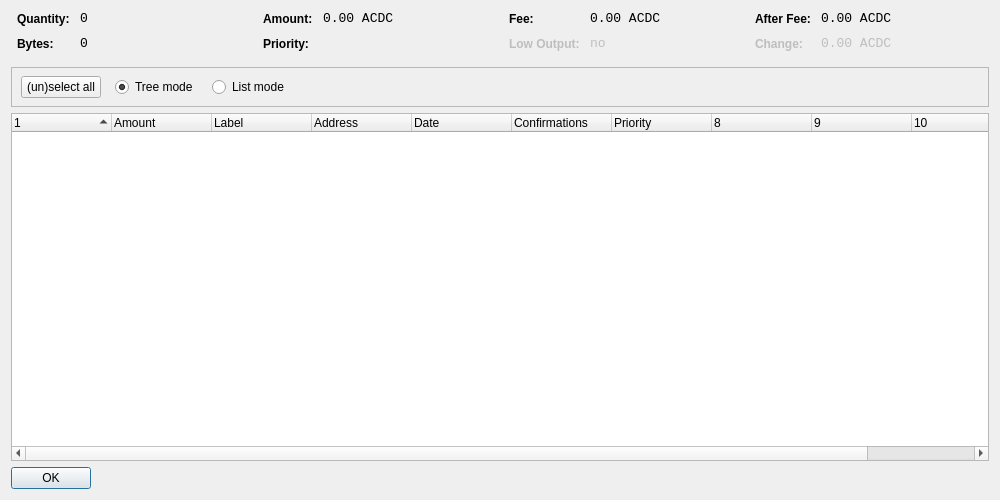
<?xml version="1.0" encoding="UTF-8"?>
<ui version="4.0">
 <class>CoinControlDialog</class>
 <widget class="QDialog" name="CoinControlDialog">
  <property name="geometry">
   <rect>
    <x>0</x>
    <y>0</y>
    <width>1000</width>
    <height>500</height>
   </rect>
  </property>
  <property name="windowTitle">
   <string>Coin Control</string>
  </property>
  <layout class="QVBoxLayout" name="verticalLayout">
   <item>
    <layout class="QHBoxLayout" name="horizontalLayoutTop" stretch="0,0,0,0">
     <property name="topMargin">
      <number>0</number>
     </property>
     <property name="bottomMargin">
      <number>10</number>
     </property>
     <item>
      <layout class="QFormLayout" name="formLayoutCoinControl1">
       <property name="horizontalSpacing">
        <number>10</number>
       </property>
       <property name="verticalSpacing">
        <number>10</number>
       </property>
       <property name="leftMargin">
        <number>6</number>
       </property>
       <property name="rightMargin">
        <number>6</number>
       </property>
       <item row="0" column="0">
        <widget class="QLabel" name="labelCoinControlQuantityText">
         <property name="styleSheet">
          <string notr="true">font-weight:bold;</string>
         </property>
         <property name="text">
          <string>Quantity:</string>
         </property>
        </widget>
       </item>
       <item row="0" column="1">
        <widget class="QLabel" name="labelCoinControlQuantity">
         <property name="font">
          <font>
           <family>Monospace</family>
           <pointsize>10</pointsize>
          </font>
         </property>
         <property name="cursor">
          <cursorShape>IBeamCursor</cursorShape>
         </property>
         <property name="contextMenuPolicy">
          <enum>Qt::ActionsContextMenu</enum>
         </property>
         <property name="text">
          <string notr="true">0</string>
         </property>
         <property name="textInteractionFlags">
          <set>Qt::LinksAccessibleByMouse|Qt::TextSelectableByKeyboard|Qt::TextSelectableByMouse</set>
         </property>
        </widget>
       </item>
       <item row="1" column="0">
        <widget class="QLabel" name="labelCoinControlBytesText">
         <property name="styleSheet">
          <string notr="true">font-weight:bold;</string>
         </property>
         <property name="text">
          <string>Bytes:</string>
         </property>
        </widget>
       </item>
       <item row="1" column="1">
        <widget class="QLabel" name="labelCoinControlBytes">
         <property name="font">
          <font>
           <family>Monospace</family>
           <pointsize>10</pointsize>
          </font>
         </property>
         <property name="cursor">
          <cursorShape>IBeamCursor</cursorShape>
         </property>
         <property name="contextMenuPolicy">
          <enum>Qt::ActionsContextMenu</enum>
         </property>
         <property name="text">
          <string notr="true">0</string>
         </property>
         <property name="textInteractionFlags">
          <set>Qt::LinksAccessibleByMouse|Qt::TextSelectableByKeyboard|Qt::TextSelectableByMouse</set>
         </property>
        </widget>
       </item>
      </layout>
     </item>
     <item>
      <layout class="QFormLayout" name="formLayoutCoinControl2">
       <property name="horizontalSpacing">
        <number>10</number>
       </property>
       <property name="verticalSpacing">
        <number>10</number>
       </property>
       <property name="leftMargin">
        <number>6</number>
       </property>
       <property name="rightMargin">
        <number>6</number>
       </property>
       <item row="0" column="0">
        <widget class="QLabel" name="labelCoinControlAmountText">
         <property name="styleSheet">
          <string notr="true">font-weight:bold;</string>
         </property>
         <property name="text">
          <string>Amount:</string>
         </property>
        </widget>
       </item>
       <item row="0" column="1">
        <widget class="QLabel" name="labelCoinControlAmount">
         <property name="font">
          <font>
           <family>Monospace</family>
           <pointsize>10</pointsize>
          </font>
         </property>
         <property name="cursor">
          <cursorShape>IBeamCursor</cursorShape>
         </property>
         <property name="contextMenuPolicy">
          <enum>Qt::ActionsContextMenu</enum>
         </property>
         <property name="text">
          <string notr="true">0.00 ACDC</string>
         </property>
         <property name="textInteractionFlags">
          <set>Qt::LinksAccessibleByMouse|Qt::TextSelectableByKeyboard|Qt::TextSelectableByMouse</set>
         </property>
        </widget>
       </item>
       <item row="1" column="0">
        <widget class="QLabel" name="labelCoinControlPriorityText">
         <property name="styleSheet">
          <string notr="true">font-weight:bold;</string>
         </property>
         <property name="text">
          <string>Priority:</string>
         </property>
        </widget>
       </item>
       <item row="1" column="1">
        <widget class="QLabel" name="labelCoinControlPriority">
         <property name="font">
          <font>
           <family>Monospace</family>
           <pointsize>10</pointsize>
          </font>
         </property>
         <property name="cursor">
          <cursorShape>IBeamCursor</cursorShape>
         </property>
         <property name="contextMenuPolicy">
          <enum>Qt::ActionsContextMenu</enum>
         </property>
         <property name="text">
          <string/>
         </property>
         <property name="textInteractionFlags">
          <set>Qt::LinksAccessibleByMouse|Qt::TextSelectableByKeyboard|Qt::TextSelectableByMouse</set>
         </property>
        </widget>
       </item>
      </layout>
     </item>
     <item>
      <layout class="QFormLayout" name="formLayoutCoinControl3">
       <property name="horizontalSpacing">
        <number>10</number>
       </property>
       <property name="verticalSpacing">
        <number>10</number>
       </property>
       <property name="leftMargin">
        <number>6</number>
       </property>
       <property name="rightMargin">
        <number>6</number>
       </property>
       <item row="0" column="0">
        <widget class="QLabel" name="labelCoinControlFeeText">
         <property name="styleSheet">
          <string notr="true">font-weight:bold;</string>
         </property>
         <property name="text">
          <string>Fee:</string>
         </property>
        </widget>
       </item>
       <item row="0" column="1">
        <widget class="QLabel" name="labelCoinControlFee">
         <property name="font">
          <font>
           <family>Monospace</family>
           <pointsize>10</pointsize>
          </font>
         </property>
         <property name="cursor">
          <cursorShape>IBeamCursor</cursorShape>
         </property>
         <property name="contextMenuPolicy">
          <enum>Qt::ActionsContextMenu</enum>
         </property>
         <property name="text">
          <string notr="true">0.00 ACDC</string>
         </property>
         <property name="textInteractionFlags">
          <set>Qt::LinksAccessibleByMouse|Qt::TextSelectableByKeyboard|Qt::TextSelectableByMouse</set>
         </property>
        </widget>
       </item>
       <item row="1" column="0">
        <widget class="QLabel" name="labelCoinControlLowOutputText">
         <property name="enabled">
          <bool>false</bool>
         </property>
         <property name="styleSheet">
          <string notr="true">font-weight:bold;</string>
         </property>
         <property name="text">
          <string>Low Output:</string>
         </property>
        </widget>
       </item>
       <item row="1" column="1">
        <widget class="QLabel" name="labelCoinControlLowOutput">
         <property name="enabled">
          <bool>false</bool>
         </property>
         <property name="font">
          <font>
           <family>Monospace</family>
           <pointsize>10</pointsize>
          </font>
         </property>
         <property name="cursor">
          <cursorShape>IBeamCursor</cursorShape>
         </property>
         <property name="contextMenuPolicy">
          <enum>Qt::ActionsContextMenu</enum>
         </property>
         <property name="text">
          <string notr="true">no</string>
         </property>
         <property name="textInteractionFlags">
          <set>Qt::LinksAccessibleByMouse|Qt::TextSelectableByKeyboard|Qt::TextSelectableByMouse</set>
         </property>
        </widget>
       </item>
      </layout>
     </item>
     <item>
      <layout class="QFormLayout" name="formLayoutCoinControl4">
       <property name="horizontalSpacing">
        <number>10</number>
       </property>
       <property name="verticalSpacing">
        <number>10</number>
       </property>
       <property name="leftMargin">
        <number>6</number>
       </property>
       <property name="rightMargin">
        <number>6</number>
       </property>
       <item row="0" column="0">
        <widget class="QLabel" name="labelCoinControlAfterFeeText">
         <property name="styleSheet">
          <string notr="true">font-weight:bold;</string>
         </property>
         <property name="text">
          <string>After Fee:</string>
         </property>
        </widget>
       </item>
       <item row="0" column="1">
        <widget class="QLabel" name="labelCoinControlAfterFee">
         <property name="font">
          <font>
           <family>Monospace</family>
           <pointsize>10</pointsize>
          </font>
         </property>
         <property name="cursor">
          <cursorShape>IBeamCursor</cursorShape>
         </property>
         <property name="contextMenuPolicy">
          <enum>Qt::ActionsContextMenu</enum>
         </property>
         <property name="text">
          <string notr="true">0.00 ACDC</string>
         </property>
         <property name="textInteractionFlags">
          <set>Qt::LinksAccessibleByMouse|Qt::TextSelectableByKeyboard|Qt::TextSelectableByMouse</set>
         </property>
        </widget>
       </item>
       <item row="1" column="0">
        <widget class="QLabel" name="labelCoinControlChangeText">
         <property name="enabled">
          <bool>false</bool>
         </property>
         <property name="styleSheet">
          <string notr="true">font-weight:bold;</string>
         </property>
         <property name="text">
          <string>Change:</string>
         </property>
        </widget>
       </item>
       <item row="1" column="1">
        <widget class="QLabel" name="labelCoinControlChange">
         <property name="enabled">
          <bool>false</bool>
         </property>
         <property name="font">
          <font>
           <family>Monospace</family>
           <pointsize>10</pointsize>
          </font>
         </property>
         <property name="cursor">
          <cursorShape>IBeamCursor</cursorShape>
         </property>
         <property name="contextMenuPolicy">
          <enum>Qt::ActionsContextMenu</enum>
         </property>
         <property name="text">
          <string notr="true">0.00 ACDC</string>
         </property>
         <property name="textInteractionFlags">
          <set>Qt::LinksAccessibleByMouse|Qt::TextSelectableByKeyboard|Qt::TextSelectableByMouse</set>
         </property>
        </widget>
       </item>
      </layout>
     </item>
    </layout>
   </item>
   <item>
    <widget class="QFrame" name="frame">
     <property name="minimumSize">
      <size>
       <width>0</width>
       <height>40</height>
      </size>
     </property>
     <property name="frameShape">
      <enum>QFrame::StyledPanel</enum>
     </property>
     <property name="frameShadow">
      <enum>QFrame::Sunken</enum>
     </property>
     <widget class="QWidget" name="horizontalLayoutWidget">
      <property name="geometry">
       <rect>
        <x>10</x>
        <y>0</y>
        <width>781</width>
        <height>41</height>
       </rect>
      </property>
      <layout class="QHBoxLayout" name="horizontalLayoutPanel" stretch="0,0,0,0,0">
       <property name="spacing">
        <number>14</number>
       </property>
       <item>
        <widget class="QPushButton" name="pushButtonSelectAll">
         <property name="sizePolicy">
          <sizepolicy hsizetype="Maximum" vsizetype="Fixed">
           <horstretch>0</horstretch>
           <verstretch>0</verstretch>
          </sizepolicy>
         </property>
         <property name="text">
          <string>(un)select all</string>
         </property>
        </widget>
       </item>
       <item>
        <widget class="QRadioButton" name="radioTreeMode">
         <property name="sizePolicy">
          <sizepolicy hsizetype="Maximum" vsizetype="Fixed">
           <horstretch>0</horstretch>
           <verstretch>0</verstretch>
          </sizepolicy>
         </property>
         <property name="text">
          <string>Tree mode</string>
         </property>
         <property name="checked">
          <bool>true</bool>
         </property>
        </widget>
       </item>
       <item>
        <widget class="QRadioButton" name="radioListMode">
         <property name="sizePolicy">
          <sizepolicy hsizetype="Maximum" vsizetype="Fixed">
           <horstretch>0</horstretch>
           <verstretch>0</verstretch>
          </sizepolicy>
         </property>
         <property name="text">
          <string>List mode</string>
         </property>
        </widget>
       </item>
       <item>
        <spacer name="horizontalSpacer">
         <property name="orientation">
          <enum>Qt::Horizontal</enum>
         </property>
         <property name="sizeHint" stdset="0">
          <size>
           <width>40</width>
           <height>20</height>
          </size>
         </property>
        </spacer>
       </item>
      </layout>
     </widget>
    </widget>
   </item>
   <item>
    <widget class="CoinControlTreeWidget" name="treeWidget">
     <property name="contextMenuPolicy">
      <enum>Qt::CustomContextMenu</enum>
     </property>
     <property name="sortingEnabled">
      <bool>false</bool>
     </property>
     <property name="columnCount">
      <number>11</number>
     </property>
     <attribute name="headerShowSortIndicator" stdset="0">
      <bool>true</bool>
     </attribute>
     <attribute name="headerStretchLastSection">
      <bool>false</bool>
     </attribute>
     <column>
      <property name="text">
       <string/>
      </property>
     </column>
     <column>
      <property name="text">
       <string>Amount</string>
      </property>
     </column>
     <column>
      <property name="text">
       <string>Label</string>
      </property>
     </column>
     <column>
      <property name="text">
       <string>Address</string>
      </property>
     </column>
     <column>
      <property name="text">
       <string>Date</string>
      </property>
     </column>
     <column>
      <property name="text">
       <string>Confirmations</string>
      </property>
      <property name="toolTip">
       <string>Confirmed</string>
      </property>
     </column>
     <column>
      <property name="text">
       <string>Priority</string>
      </property>
     </column>
     <column>
      <property name="text">
       <string/>
      </property>
     </column>
     <column>
      <property name="text">
       <string/>
      </property>
     </column>
     <column>
      <property name="text">
       <string/>
      </property>
     </column>
     <column>
      <property name="text">
       <string/>
      </property>
     </column>
    </widget>
   </item>
   <item>
    <widget class="QDialogButtonBox" name="buttonBox">
     <property name="sizePolicy">
      <sizepolicy hsizetype="Maximum" vsizetype="Fixed">
       <horstretch>0</horstretch>
       <verstretch>0</verstretch>
      </sizepolicy>
     </property>
     <property name="orientation">
      <enum>Qt::Horizontal</enum>
     </property>
     <property name="standardButtons">
      <set>QDialogButtonBox::Ok</set>
     </property>
    </widget>
   </item>
  </layout>
 </widget>
 <customwidgets>
  <customwidget>
   <class>CoinControlTreeWidget</class>
   <extends>QTreeWidget</extends>
   <header>coincontroltreewidget.h</header>
  </customwidget>
 </customwidgets>
 <resources/>
 <connections/>
</ui>
